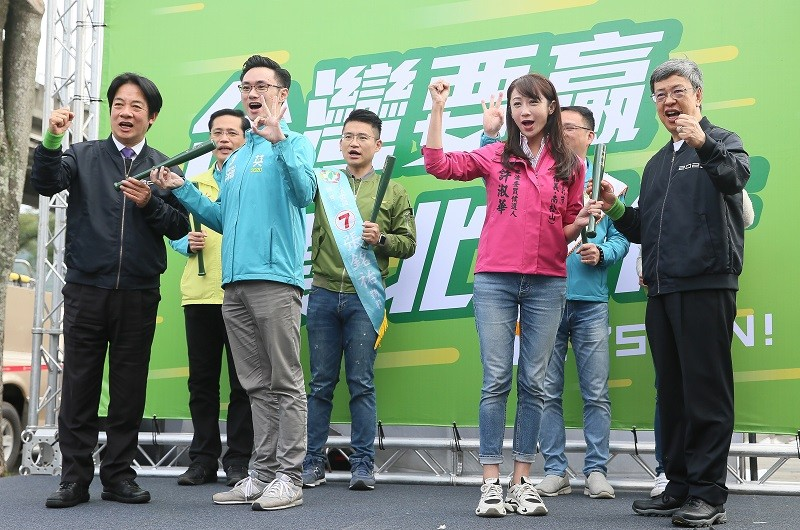
#> input picture python/figure/1577003563-5dff2a2bd0555.jpg, 800 x 530 px, found by its file name
$ python '抓人臉.py'
#> lines starting #> are read from the running program, lines starting #| are printed output that depends on the picture; after the words box and inside, x2 and y2 are one past the last pixel; in counts of white or black regions, pixels touching at a corner belong together
# -*- coding: utf-8 -*-
"""
Created on Thu Jul 23 17:39:27 2020

@author: ASUS
"""


import cv2 as cv

img=cv.imread(r'C:\Users\ASUS\Documents\Python-SQL\python\figure\1577003563-5dff2a2bd0555.jpg')
#> img is the input picture: shape (530, 800, 3); mean B, G, R 123.7, 139.2, 121.9
pict=r'C:\Users\ASUS\Documents\Python-SQL\python\figure\haarcascade_frontalface_default.xml'


faceCascade = cv.CascadeClassifier(pict)

gray = cv.cvtColor(img,cv.COLOR_BGR2GRAY)
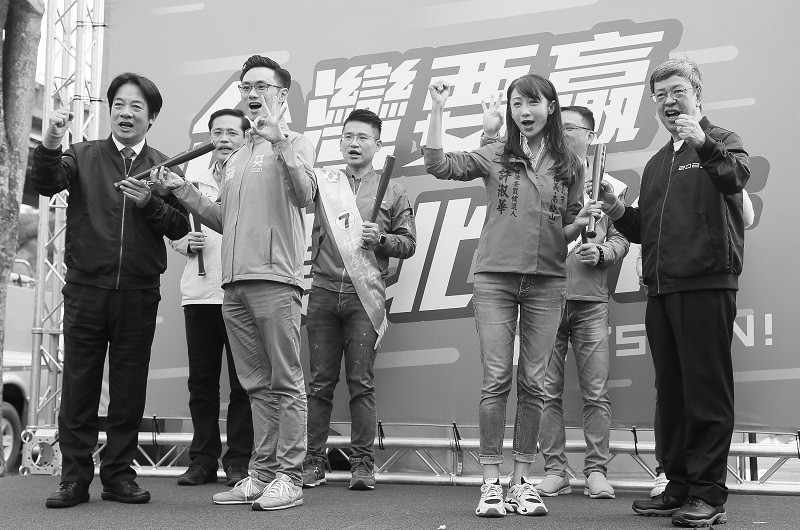
#> gray: shape (530, 800); min 0, max 255, mean 132.3

faces=faceCascade.detectMultiScale(gray,scaleFactor=1.2,minNeighbors=6,
                                   minSize=(5,5))
#> faces = [[206, 117, 40, 40], [232, 69, 47, 47], [103, 85, 51, 51], [336, 120, 43, 43], [645, 74, 50, 50], [503, 84, 51, 51]]


print(faces)
#| [[206 117  40  40]
#|  [232  69  47  47]
#|  [103  85  51  51]
#|  [336 120  43  43]
#|  [645  74  50  50]
#|  [503  84  51  51]]
print('find {0} face!'.format(len(faces)))
#| find 6 face!

for(x,y,w,h) in faces:
   # cv.rectangle(img, (x,y), (x+w,y+w) ,(0,255,0) ,2)
    cv.circle(img,(int((x+x+w)/2),int((y+y+h)/2)),int(w/2),(0,255,0),2)
#> this loop made 6 passes
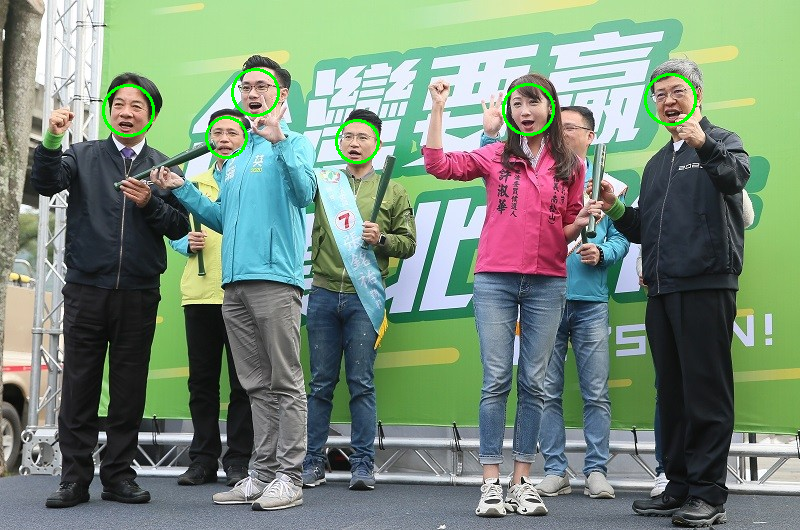
#> img: shape (530, 800, 3); 0.63% of pixels changed, all inside (x1, y1, x2, y2) = (102, 68, 697, 164)

cv.imshow('img',img)
cv.waitKey()

$ run again, with python/figure/95959.jpg copied over python/figure/1577003563-5dff2a2bd0555.jpg
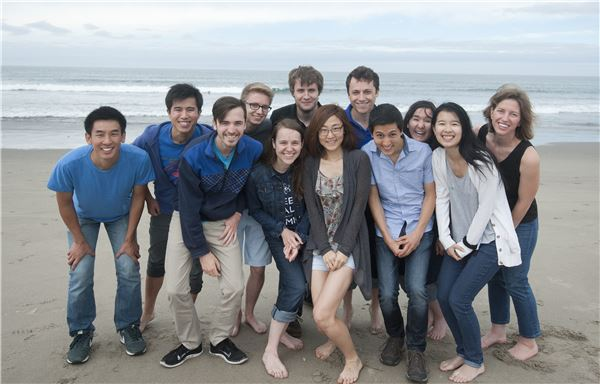
#> input picture python/figure/95959.jpg, 600 x 384 px, found by its file name
#> img is the input picture: shape (384, 600, 3); mean B, G, R 150, 146.1, 143.4
#> `gray = cv.cvtColor(img,cv.COLOR_BGR2GRAY)`:
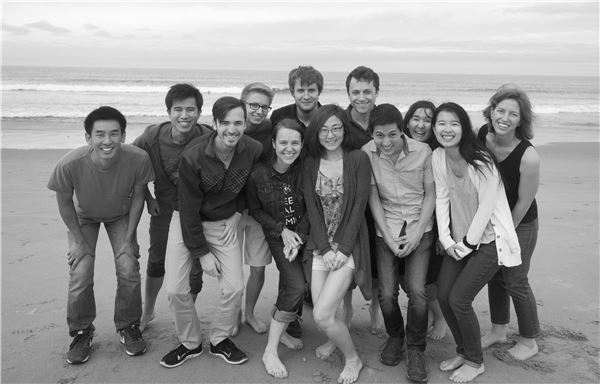
#> gray: shape (384, 600); min 1, max 254, mean 145.8
#> faces = [[168, 97, 32, 32], [407, 109, 29, 29], [431, 110, 33, 33], [316, 117, 32, 32], [271, 129, 33, 33], [345, 79, 34, 34], [490, 100, 34, 34], [87, 118, 41, 41], [371, 124, 32, 32]]
#| [[168  97  32  32]
#|  [407 109  29  29]
#|  [431 110  33  33]
#|  [316 117  32  32]
#|  [271 129  33  33]
#|  [345  79  34  34]
#> (further printed lines are left out)
#| find 9 face!
#> the loop `for(x,y,w,h) in faces:` made 9 passes
#> after the loop `for(x,y,w,h) in faces:`:
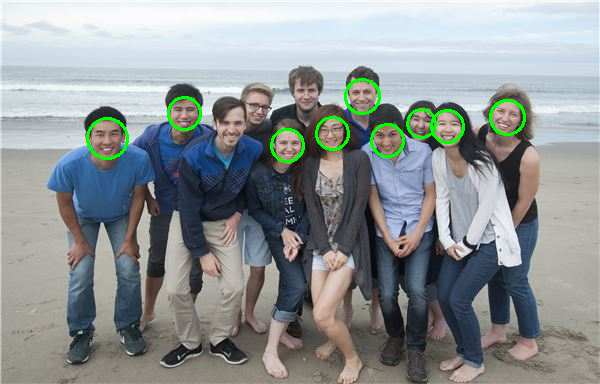
#> img: shape (384, 600, 3); 1.23% of pixels changed, all inside (x1, y1, x2, y2) = (86, 78, 526, 163)

$ run again, with python/figure/F_m.jpg copied over python/figure/1577003563-5dff2a2bd0555.jpg
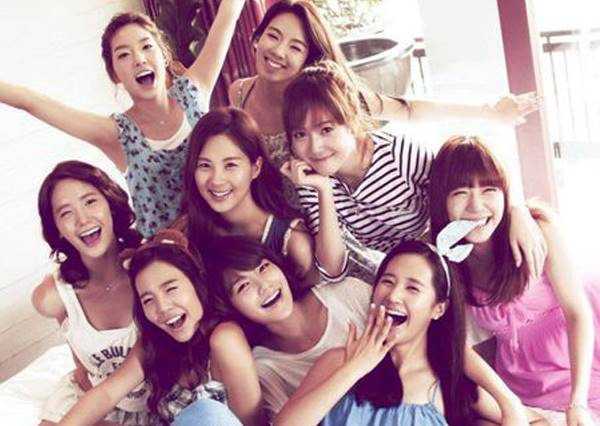
#> input picture python/figure/F_m.jpg, 600 x 426 px, found by its file name
#> img is the input picture: shape (426, 600, 3); mean B, G, R 159.9, 149.4, 183.7
#> `gray = cv.cvtColor(img,cv.COLOR_BGR2GRAY)`:
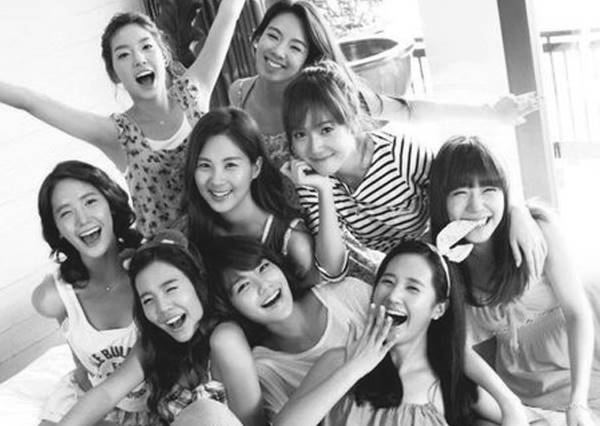
#> gray: shape (426, 600); min 5, max 255, mean 160.9
#> faces = [[186, 138, 71, 71], [440, 164, 71, 71], [44, 179, 70, 70]]
#| [[186 138  71  71]
#|  [440 164  71  71]
#|  [ 44 179  70  70]]
#| find 3 face!
#> the loop `for(x,y,w,h) in faces:` made 3 passes
#> after the loop `for(x,y,w,h) in faces:`:
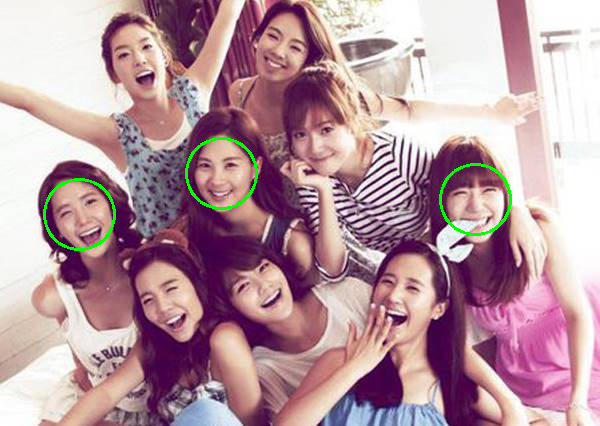
#> img: shape (426, 600, 3); 0.76% of pixels changed, all inside (x1, y1, x2, y2) = (43, 137, 512, 251)
